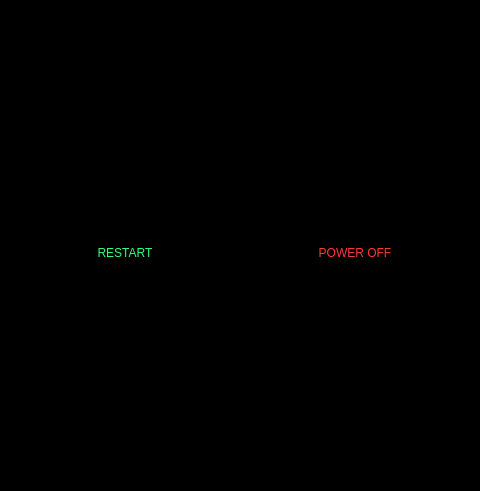
<?xml version="1.0" encoding="UTF-8"?>
<ui version="4.0">
 <class>Setting</class>
 <widget class="QMainWindow" name="Setting">
  <property name="geometry">
   <rect>
    <x>0</x>
    <y>0</y>
    <width>480</width>
    <height>491</height>
   </rect>
  </property>
  <property name="windowTitle">
   <string>MainWindow</string>
  </property>
  <property name="styleSheet">
   <string notr="true">background-color: rgb(0, 0, 0);</string>
  </property>
  <widget class="QWidget" name="centralwidget">
   <layout class="QHBoxLayout" name="drop_shadow_layout">
    <property name="spacing">
     <number>0</number>
    </property>
    <property name="leftMargin">
     <number>10</number>
    </property>
    <property name="topMargin">
     <number>10</number>
    </property>
    <property name="rightMargin">
     <number>10</number>
    </property>
    <property name="bottomMargin">
     <number>10</number>
    </property>
    <item>
     <layout class="QVBoxLayout" name="verticalLayout">
      <item>
       <layout class="QVBoxLayout" name="verticalLayout_2"/>
      </item>
      <item>
       <layout class="QHBoxLayout" name="horizontalLayout">
        <item>
         <widget class="QLabel" name="k3">
          <property name="text">
           <string/>
          </property>
          <property name="pixmap">
           <pixmap>Icon/icons8_refresh_90px.png</pixmap>
          </property>
          <property name="alignment">
           <set>Qt::AlignCenter</set>
          </property>
         </widget>
        </item>
        <item>
         <widget class="QLabel" name="k2">
          <property name="text">
           <string/>
          </property>
          <property name="pixmap">
           <pixmap>Icon/icons8_power_off_button_100px.png</pixmap>
          </property>
          <property name="alignment">
           <set>Qt::AlignCenter</set>
          </property>
         </widget>
        </item>
       </layout>
      </item>
      <item>
       <layout class="QHBoxLayout" name="horizontalLayout_3">
        <item>
         <widget class="QLabel" name="label_4">
          <property name="styleSheet">
           <string notr="true">font: 75 25pt &quot;MS Shell Dlg 2&quot;;
color: rgb(50, 255, 126);</string>
          </property>
          <property name="text">
           <string>RESTART</string>
          </property>
          <property name="alignment">
           <set>Qt::AlignHCenter|Qt::AlignTop</set>
          </property>
         </widget>
        </item>
        <item>
         <widget class="QLabel" name="label_5">
          <property name="styleSheet">
           <string notr="true">font: 75 25pt &quot;MS Shell Dlg 2&quot;;
color: rgb(255, 56, 56);</string>
          </property>
          <property name="text">
           <string>POWER OFF</string>
          </property>
          <property name="alignment">
           <set>Qt::AlignHCenter|Qt::AlignTop</set>
          </property>
         </widget>
        </item>
       </layout>
      </item>
     </layout>
    </item>
   </layout>
  </widget>
 </widget>
 <resources/>
 <connections/>
</ui>
